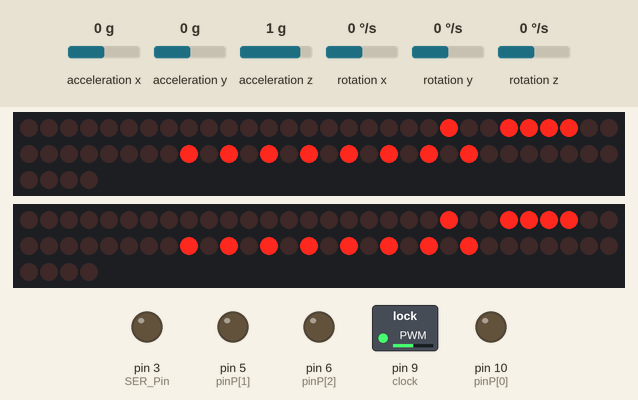
This sketch was run on a simulated Arduino Uno, built with avr-gcc and run on an emulated ATmega328P. Parts: 2 × 64 shift-register outputs drawn as a row of LEDs (first output left, lit = HIGH), switched loads named in the sketch (green lamp = pin HIGH), output pins drawn as LEDs (lit = HIGH). Wiring (inferred from the names in the program): 2 × 8 × shift register (74HC595): latch pin 7 / latch pin 4. Wiring (inferred from the signals the program sends): 2 × row of LEDs: on Q0, Q1, Q2, Q3, Q4, Q5, Q6, Q7, Q8, Q9, Q10, Q11, Q12, Q13, Q14, Q15, Q16, Q17, Q18, Q19, Q20, Q21, Q22, Q23, Q24, Q25, Q26, Q27, Q28, Q29, Q30, Q31, Q32, Q33, Q34, Q35, Q36, Q37, Q38, Q39, Q40, Q41, Q42, Q43, Q44, Q45, Q46, Q47, Q48, Q49, Q50, Q51, Q52, Q53, Q54, Q55, Q56, Q57, Q58, Q59, Q60, Q61, Q62, Q63 / on Q0, Q1, Q2, Q3, Q4, Q5, Q6, Q7, Q8, Q9, Q10, Q11, Q12, Q13, Q14, Q15, Q16, Q17, Q18, Q19, Q20, Q21, Q22, Q23, Q24, Q25, Q26, Q27, Q28, Q29, Q30, Q31, Q32, Q33, Q34, Q35, Q36, Q37, Q38, Q39, Q40, Q41, Q42, Q43, Q44, Q45, Q46, Q47, Q48, Q49, Q50, Q51, Q52, Q53, Q54, Q55, Q56, Q57, Q58, Q59, Q60, Q61, Q62, Q63. Inputs (shaded band) come from the test bench; at power-on: acceleration x 0 g, acceleration y 0 g, acceleration z 1 g, rotation x 0 °/s, rotation y 0 °/s, rotation z 0 °/s. Pins used as bus, display or sensor lines are not drawn; what the sketch prints to the serial monitor is not drawn.

Above: at 3.3 s.
Timing chart, 0 to 4.8 s (numbered marks = the images above):
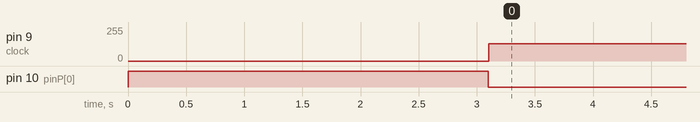

The sketch:

ROV_arduino.ino
```cpp
/*
Pins:
 MS5540 sensor attached to pins 10 - 13:
 MOSI (DIN): pin 11
 MISO (DOUT): pin 12
 SCK: pin 13
 MCLK: pin 9 (or use external clock generator on 32kHz)
 CS is not in use, but might be pin 10
*/

// include library:
#include <SPI.h>
#include <MPU6050_tockn.h>
#include <Wire.h>

MPU6050 mpu6050(Wire);
// generate a MCKL signal pin
const int clock = 9;

String moteur[3]={"0","0","0"};

int pin1[3]={7,2,4}; //pin de commande 1
int pin2[3]={1,3,5}; // pin de commande 2
int pinP[3]={10,5,6};// pin PWM moteur

char valeur;
char c;
int v;
int i=0;
int valeur2[3]={0,0,0};
int SER_Pin = 3;   //pin 14 on the 74HC595
int RCLK_Pin = 4;  //pin 12 on the 74HC595
int SRCLK_Pin = 7; //pin 11 on the 74HC595

//How many of the shift registers - change this
#define number_of_74hc595s 1

//do not touch
#define numOfRegisterPins number_of_74hc595s * 8

boolean registers[numOfRegisterPins];

void resetsensor() //this function keeps the sketch a little shorter
{
  SPI.setDataMode(SPI_MODE0);
  SPI.transfer(0x15);
  SPI.transfer(0x55);
  SPI.transfer(0x40);
}

int result(int x)
{
  resetsensor();
  unsigned int result = 0;
  byte inbyte = 0;
  SPI.transfer(0x1D);
  SPI.transfer(x);
  SPI.setDataMode(SPI_MODE1);
  result = SPI.transfer(0x00);
  result = result <<8;
  inbyte = SPI.transfer(0x00);
  result = result | inbyte;
  return result;
}


void setup() {
  Serial.begin(9600);
  SPI.begin(); //see SPI library details on arduino.cc for details
  SPI.setBitOrder(MSBFIRST);
  SPI.setClockDivider(SPI_CLOCK_DIV32); //divide 16 MHz to communicate on 500 kHz
  pinMode(clock, OUTPUT);
  Wire.begin();
  mpu6050.begin();
  mpu6050.calcGyroOffsets(true);
  delay(100);
  pinMode(pinP[0],OUTPUT);
  pinMode(pinP[1],OUTPUT);
  pinMode(pinP[2],OUTPUT);
  pinMode(SER_Pin, OUTPUT);
  pinMode(RCLK_Pin, OUTPUT);
  pinMode(SRCLK_Pin, OUTPUT);

  //reset all register pins
  clearRegisters();
  writeRegisters();
}

//set all register pins to LOW
void clearRegisters(){
  for(int i = numOfRegisterPins - 1; i >=  0; i--){
     registers[i] = LOW;
  }
}

//Set and display registers
//Only call AFTER all values are set how you would like (slow otherwise)
void writeRegisters(){

  digitalWrite(RCLK_Pin, LOW);

  for(int i = numOfRegisterPins - 1; i >=  0; i--){
    digitalWrite(SRCLK_Pin, LOW);

    int val = registers[i];

    digitalWrite(SER_Pin, val);
    digitalWrite(SRCLK_Pin, HIGH);

  }
  digitalWrite(RCLK_Pin, HIGH);

}

//set an individual pin HIGH or LOW
void setRegisterPin(int index, int value){
  registers[index] = value;
}

void loop()
{
  while (Serial.available()){
    c = Serial.read();
    if ((c>='0')&&(c<='9')){
      v=10*v+c-'0';
    }
    else if (c=='p'){
      valeur2[i]=v;
      i++;
      v=0;
    }
    else if (c=='n'){
      valeur2[i]=-v;
      i++;
      v=0;
    }
    else {
      i=0 ;
      mpu6050.update();
    }
  }
  actionMoteur(0);
  actionMoteur(1);
  actionMoteur(2);

  mpu6050.update();
  Serial.print(mpu6050.getAngleX());
  Serial.print(":");
  Serial.print(mpu6050.getAngleY());
  Serial.print(":");
  Serial.print(mpu6050.getAngleZ());
  Serial.print(":");
  Serial.print(Temp());
  Serial.print(":");
  Serial.println(Press());
}

int Temp()
{
  TCCR1B = (TCCR1B & 0xF8) | 1 ; //generates the MCKL signal
  analogWrite (clock, 128) ;
  int result1 = result(80);
  int result2 = result(96);

  long c5 = ((result1 & 0x0001) << 10) | ((result2 >> 6) & 0x03FF);
  long c6 = result2 & 0x003F;
  resetsensor(); //resets the sensor

  unsigned int tempMSB = 0; //first byte of value
  unsigned int tempLSB = 0; //last byte of value
  unsigned int D2 = 0;
  SPI.transfer(0x0F); //send first byte of command to get temperature value
  SPI.transfer(0x20); //send second byte of command to get temperature value
  delay(35); //wait for conversion end
  SPI.setDataMode(SPI_MODE1); //change mode in order to listen
  tempMSB = SPI.transfer(0x00); //send dummy byte to read first byte of value
  tempMSB = tempMSB << 8; //shift first byte
  tempLSB = SPI.transfer(0x00); //send dummy byte to read second byte of value
  D2 = tempMSB | tempLSB; //combine first and second byte of value

  //calculation of the real values by means of the calibration factors and the maths
  //in the datasheet. const MUST be long
  const long UT1 = (c5 << 3) + 20224;
  const long dT = D2 - UT1;

  const long TEMP = 200 + ((dT * (c6 + 50)) >> 10);
  float TEMPREAL = TEMP/10;
  return TEMPREAL;
}

float Press()
{
  TCCR1B = (TCCR1B & 0xF8) | 1 ; //generates the MCKL signal
  analogWrite (clock, 128) ;
  int result1 = result(80);
  int result2 = result(96);
  int result3 = result(144);
  int result4 = result(160);

  long c1 = (result1 >> 1) & 0x7FFF;
  long c2 = ((result3 & 0x003F) << 6) | (result4 & 0x003F);
  long c3 = (result4 >> 6) & 0x03FF;
  long c4 = (result3 >> 6) & 0x03FF;
  long c5 = ((result1 & 0x0001) << 10) | ((result2 >> 6) & 0x03FF);
  resetsensor(); //resets the sensor

  unsigned int presMSB = 0; //first byte of value
  unsigned int presLSB = 0; //last byte of value
  unsigned int D1 = 0;
  SPI.transfer(0x0F); //send first byte of command to get pressure value
  SPI.transfer(0x40); //send second byte of command to get pressure value
  delay(35); //wait for conversion end
  SPI.setDataMode(SPI_MODE1); //change mode in order to listen
  presMSB = SPI.transfer(0x00); //send dummy byte to read first byte of value
  presMSB = presMSB << 8; //shift first byte
  presLSB = SPI.transfer(0x00); //send dummy byte to read second byte of value
  D1 = presMSB | presLSB; //combine first and second byte of value

  resetsensor(); //resets the sensor

  unsigned int tempMSB = 0; //first byte of value
  unsigned int tempLSB = 0; //last byte of value
  unsigned int D2 = 0;
  SPI.transfer(0x0F); //send first byte of command to get temperature value
  SPI.transfer(0x20); //send second byte of command to get temperature value
  delay(35); //wait for conversion end
  SPI.setDataMode(SPI_MODE1); //change mode in order to listen
  tempMSB = SPI.transfer(0x00); //send dummy byte to read first byte of value
  tempMSB = tempMSB << 8; //shift first byte
  tempLSB = SPI.transfer(0x00); //send dummy byte to read second byte of value
  D2 = tempMSB | tempLSB; //combine first and second byte of value

  //calculation of the real values by means of the calibration factors and the maths
  //in the datasheet. const MUST be long
  const long UT1 = (c5 << 3) + 20224;
  const long dT = D2 - UT1;

  const long OFF  = (c2 * 4) + (((c4 - 512) * dT) >> 12);
  const long SENS = c1 + ((c3 * dT) >> 10) + 24576;
  const long X = (SENS * (D1 - 7168) >> 14) - OFF;
  long PCOMP = ((X * 10) >> 5) + 2500;
  return float(PCOMP)/10;
}

void actionMoteur(int moteur){
  int etat1,etat2,puissance=valeur2[moteur]; //variable de la fonction

  //test sens du moteur 1,-1 (sens contraire) ou tout autre valeur (stoppe le moteur)
  if (puissance>0){
    etat1=HIGH;
    etat2=LOW;
  }
  else if (puissance<0){
    etat1=LOW;
    etat2=HIGH;
  }
  else {

    etat1=LOW;
    etat2=LOW;
  }
  analogWrite(pinP[moteur],abs(puissance));
  setRegisterPin(pin1[moteur], etat1);
  setRegisterPin(pin2[moteur], etat2);
  writeRegisters();
}
```

Measured:
- by itself, pin 9 (clock): 0/255 → 128/255 at 3.1 s
- by itself, pin 10 (pinP[0]): HIGH → LOW at 3.1 s
